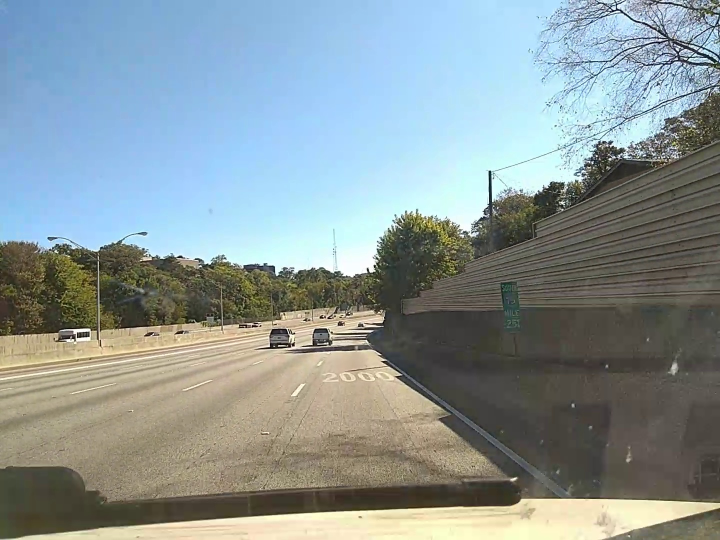
#> input picture Submission 2.0/Core Applications and Algorithms/0017781.jpg, 1440 x 1080 px, found by its file name (shown at 1/2 size)
$ python core_calculations_pothole_area.py
#> lines starting #> are read from the running program, lines starting #| are printed output that depends on the picture
import matplotlib.pyplot as plt
import matplotlib.image as mpimg
import numpy as np
import cv2

image = mpimg.imread('0017781.jpg')
#> image is the input picture: shape (1080, 1440, 3); mean R, G, B 138.2, 151, 152.7
plt.figure()
plt.imshow(image)
plt.show()

height,width,_=image.shape
#> height = 1080; width = 1440

#source_points=np.float32([ [611, 780],[611,734],[789,728],[813, 766]  ])
source_points=np.float32([ [585, 792],[634,728],[772,713],[848,777]  ])
destination_points = np.float32([ [0, 600], [0, 0], [600, 0], [600, 600] ])

#source_points=np.float32([ [0, height],[659,715],[753,709],[width, height]  ])
#destination_points = np.float32([ [0, 2048], [0, 0], [2248, 0], [2248, 2048] ])
print(type(destination_points))

matrix = cv2.getPerspectiveTransform(source_points, destination_points)
result = cv2.warpPerspective(image, matrix, (600,600))
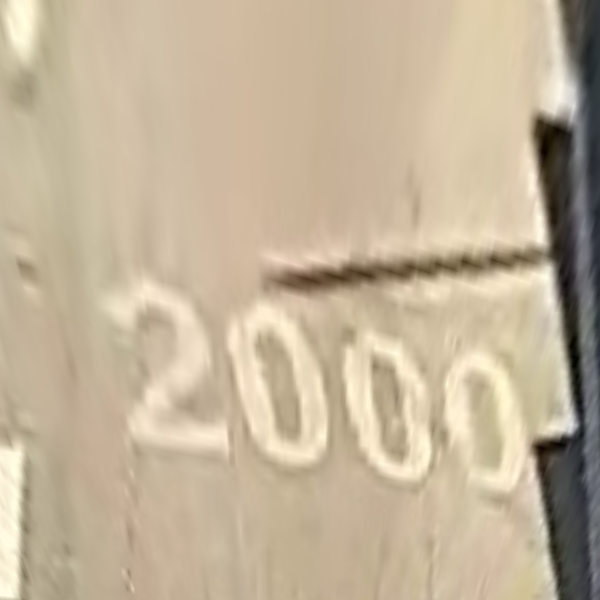
#> result: shape (600, 600, 3); mean R, G, B 195.2, 179.3, 154.2


plt.figure()
plt.imshow(result)
plt.show()
# mtx=[[2468.6668434782608,0,1228.876620888020],[0,2468.6668434782608,1012.976060035710],[0,0,1]]
# dist=[ 0.00125859 , 0 ,  -0.00010658,0 ]

mtx=[[1203.032354,0,720.0],[0,1284.609285,540.0],[0,0,1]]
dist=[ 0,0,0,0 ]

Lh = np.linalg.inv(np.matmul(matrix, mtx))
pix_per_meter_y = 171 * np.linalg.norm(Lh[:,0]) / np.linalg.norm(Lh[:,1])
print(171, pix_per_meter_y)

$ run again, with Submission 2.0/Core Applications and Algorithms/0000756.jpg copied over Submission 2.0/Core Applications and Algorithms/0017781.jpg
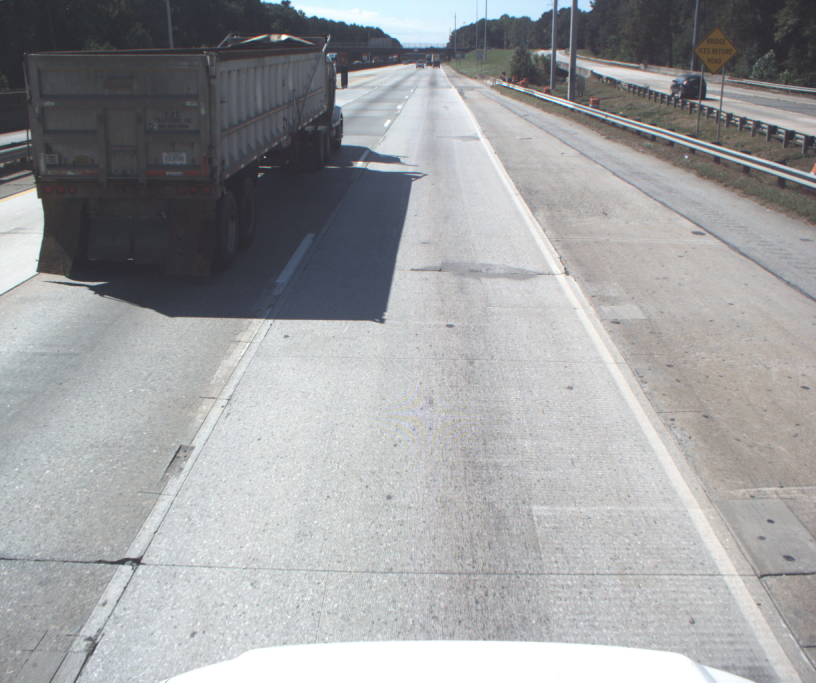
#> input picture Submission 2.0/Core Applications and Algorithms/0000756.jpg, 2448 x 2048 px, found by its file name (shown at 1/3 size)
#> image is the input picture: shape (2048, 2448, 3); mean R, G, B 158.3, 159.4, 161.1
#> `result = cv2.warpPerspective(image, matrix, (600,600))`:
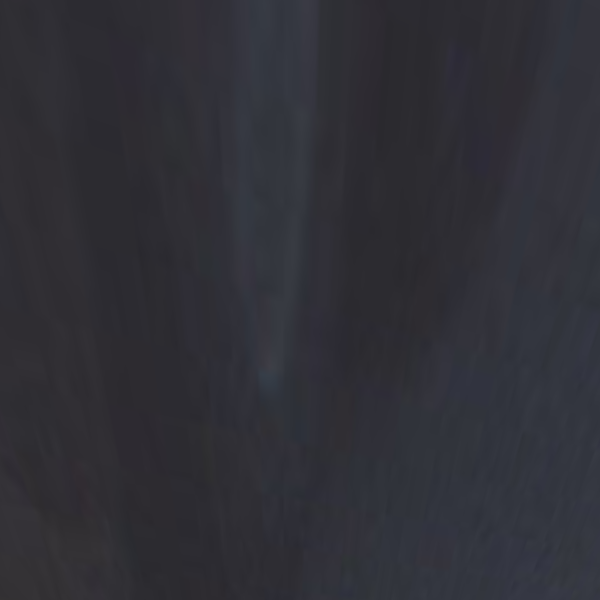
#> result: shape (600, 600, 3); mean R, G, B 47.9, 47.8, 54.7

$ run again, with Submission 2.0/Core Applications and Algorithms/0002876.jpg copied over Submission 2.0/Core Applications and Algorithms/0017781.jpg
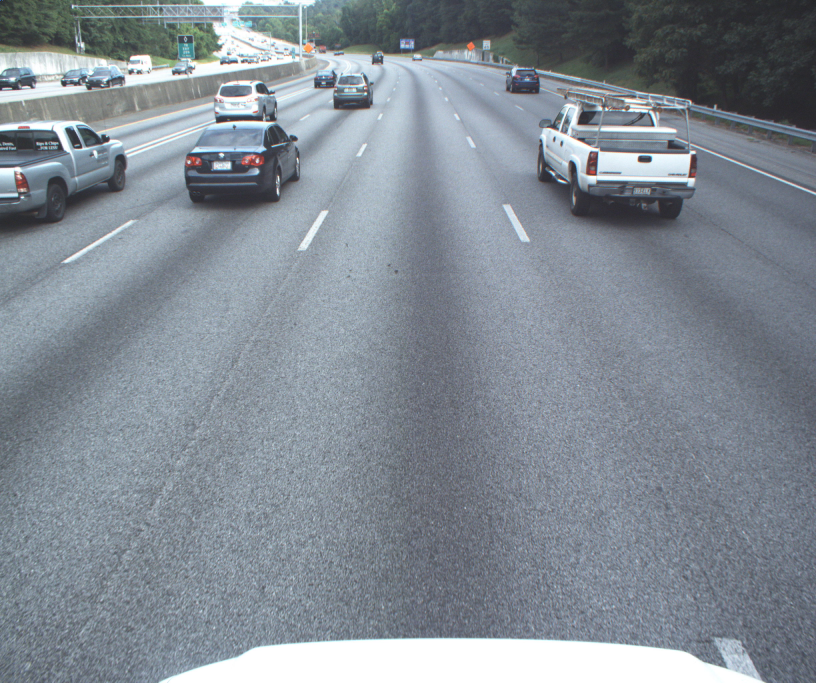
#> input picture Submission 2.0/Core Applications and Algorithms/0002876.jpg, 2448 x 2048 px, found by its file name (shown at 1/3 size)
#> image is the input picture: shape (2048, 2448, 3); mean R, G, B 130.8, 139.5, 148.6
#> `result = cv2.warpPerspective(image, matrix, (600,600))`:
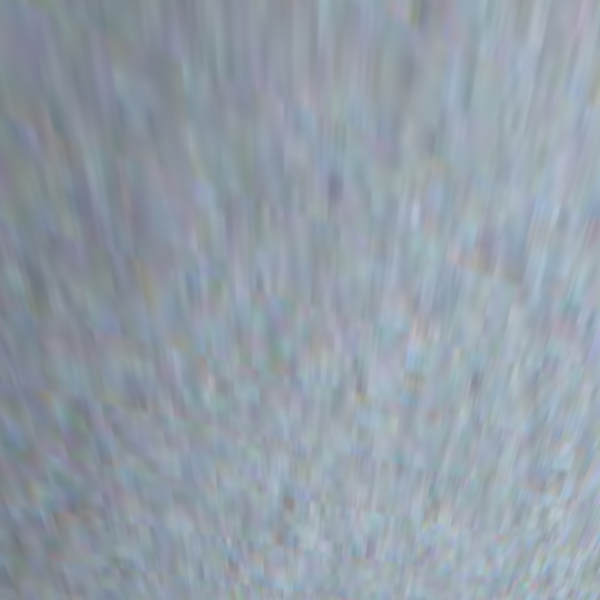
#> result: shape (600, 600, 3); mean R, G, B 147.2, 158.1, 168.7
